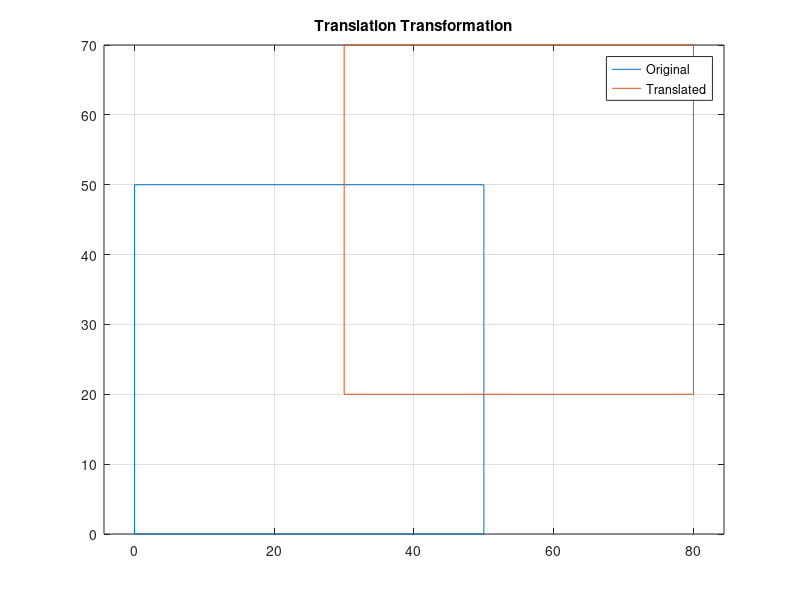

Recreate this plot in MATLAB.

% Translation Transformation
clc; clear; close all;

square = [0 0; 50 0; 50 50; 0 50; 0 0];
tx = 30; ty = 20;

translated = square + [tx ty];

plot(square(:,1), square(:,2));
hold on;
plot(translated(:,1), translated(:,2));
axis equal; grid on;
title('Translation Transformation');
legend('Original','Translated');
